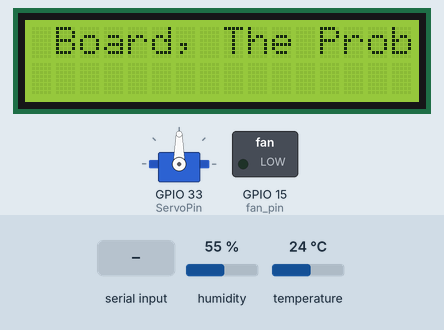
Bench run of a sketch on a simulated ESP32. Shown: 16×2 character LCD, servo, switched loads named in the sketch (green lamp = pin HIGH). The inputs (shaded band) are chosen by the test bench; at power-on: temperature 24 °C, humidity 55 %. Nothing arrives over Bluetooth unless stated; what the sketch prints to the serial monitor is not drawn.

Above: at 1.2 s.
1.3 s: "8" received over the second serial link
At 3.2 s:
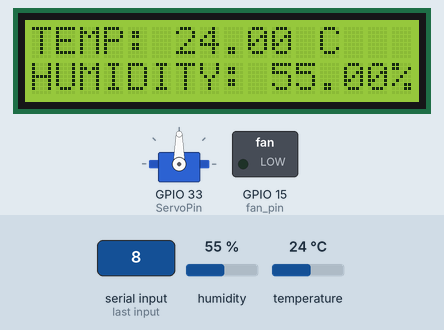
3.5 s: temperature set to 29 °C
At 6.6 s:
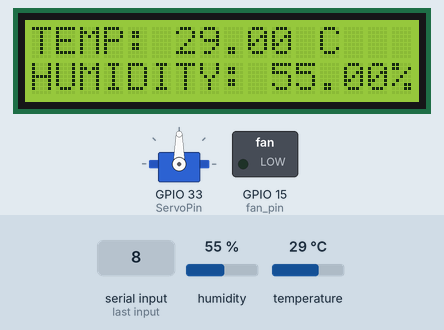
7.5 s: temperature set to 32 °C
At 10.9 s:
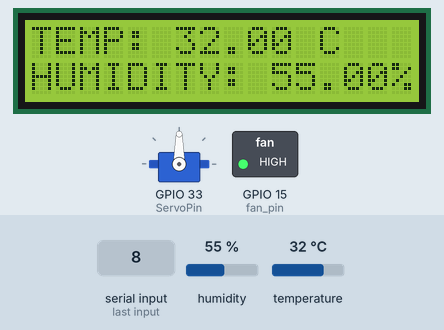
11.5 s: "A" received over the second serial link
At 12.1 s:
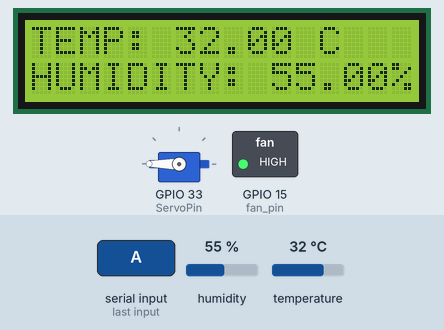
13.0 s: temperature set to 26 °C
At 15.2 s:
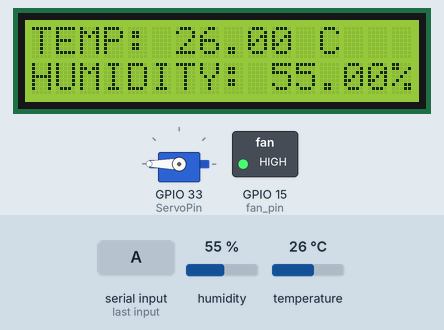
15.5 s: temperature set to 23 °C
At 18.4 s:
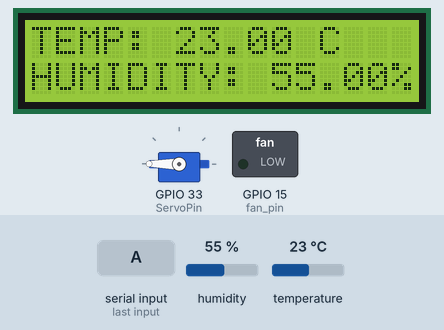
Timing chart, 0 to 19.9 s (numbered marks = the images above; inputs shaded):
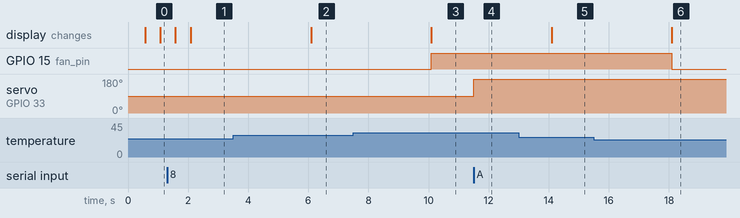

The sketch:

Smart_Green_House.ino
```cpp
#include <LiquidCrystal.h>
#include <ESP32Servo.h>
#include <DHT.h>
#include "BluetoothSerial.h"
BluetoothSerial SerialBT;

#define fan_pin 15
#define DHTPIN 32
#define ServoPin 33

DHT dht(DHTPIN, DHT11);
LiquidCrystal lcd(14, 13, 5, 23, 19, 18);
Servo myservo;


unsigned long timer1;
float t, h;
bool mode = 0;

void setup() {
  //for Serial monitor and bluetooth
  Serial.begin(115200);
  SerialBT.begin("Green House");

  //for LCD Display
  lcd.begin(16, 2);

  //for Servo Motor
  myservo.setPeriodHertz(50);            // standard 50 hz servo
  myservo.attach(ServoPin, 1000, 2000);  // attaches the servo on pin 18 to the servo object
  myservo.write(90);

  //for temparature sensor
  dht.begin();

  //for exhaust fan
  pinMode(fan_pin, OUTPUT);

  //to keep track of the time
  timer1 = millis();

  //starting screen
  lcd.print("JRC Board, The Problem Solver");
}

void loop() {
  char x = SerialBT.read();
  Serial.print(x);
  if (x == '8') {
    lcd.clear();
    mode = 1;
  }

  else if (x == 'H') {
    lcd.clear();
    lcd.print("JRC Board, The Problem Solver");
    mode = 0;
  }

  else if (x == '1') myservo.write(30);
  else if (x == 'A') myservo.write(180);
  else if (x == '2') digitalWrite(fan_pin, 1);
  else if (x == 'B') digitalWrite(fan_pin, 0);


  if (millis() - timer1 > 2000) {
    timer1 = millis();
    t = dht.readTemperature();
    h = dht.readHumidity();
    if (mode) temp_display();
  }

  if (!mode) {
    lcd.scrollDisplayLeft();
    delay(500);
  }

  if(t > 30) digitalWrite(fan_pin, 1);
  else if(t < 25) digitalWrite(fan_pin, 0);
}
```

temp_display.ino
```cpp
void temp_display(){
  //for showing temparature
  lcd.setCursor(0,0);
  lcd.print("TEMP: ");
  lcd.print(t);
  lcd.print(" C");
  //for showing humidity
  lcd.setCursor(0,1);
  lcd.print("HUMIDITY: ");
  lcd.print(h);
  lcd.print("%");
}
```

Measured:
- the behaviour switches between 30 and 31 °C on temperature (found by bisection; images 2 and 3)
- the behaviour switches between 25 and 24 °C on temperature (found by bisection; images 5 and 6)
- after the input at 1.3 s, the display: first changes after 0.27 s (image 1 shows a later state)
- after the input at 3.5 s, the display: changes after 2.6 s (image 2)
- after the input at 7.5 s, GPIO 15 (fan_pin): LOW → HIGH after 2.6 s; the display: changes after 2.6 s (image 3)
- after the input at 11.5 s, servo on GPIO 33 (ServoPin): 90° → 180° at once
- after the input at 13.0 s, the display: changes after 1.1 s (image 5)
- after the input at 15.5 s, GPIO 15 (fan_pin): HIGH → LOW after 2.6 s; the display: changes after 2.6 s (image 6)
